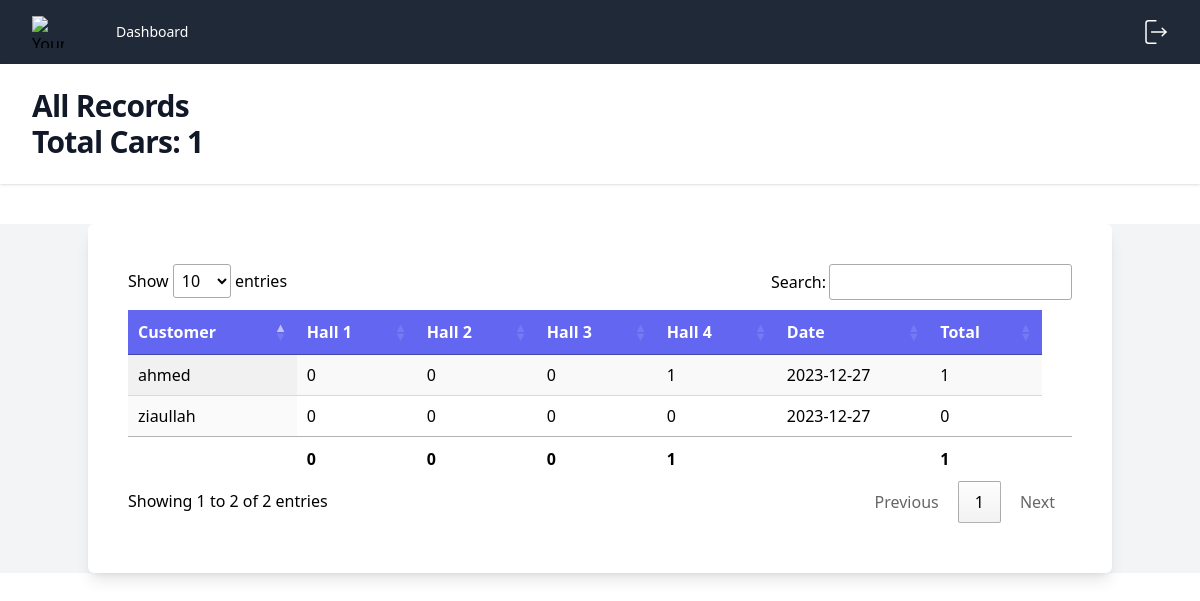
The app's page /records.php?date=2023-12-27 (signed in) with its own data.
### tables this page shows
CREATE TABLE `records_2` (
  `id` int(10) NOT NULL,
  `hall_1` int(10) NOT NULL DEFAULT 0,
  `hall_2` int(10) NOT NULL DEFAULT 0,
  `hall_3` int(10) NOT NULL DEFAULT 0,
  `hall_4` int(10) NOT NULL DEFAULT 0,
  `hall_5` int(10) NOT NULL DEFAULT 0,
  `hall_6` int(10) NOT NULL DEFAULT 0,
  `hall_7` int(10) NOT NULL DEFAULT 0,
  `hall_8` int(10) NOT NULL DEFAULT 0,
  `hall_9` int(10) NOT NULL DEFAULT 0,
  `hall_10` int(10) NOT NULL DEFAULT 0,
  `number_of_halls` int(20) NOT NULL,
  `customer_id` int(10) NOT NULL,
  `customer_name` varchar(250) NOT NULL,
  `date` date NOT NULL DEFAULT current_timestamp()
);

CREATE TABLE `customers` (
  `id` int(11) NOT NULL,
  `name` varchar(256) NOT NULL,
  `phone` varchar(256) NOT NULL,
  `timestamp` datetime NOT NULL DEFAULT current_timestamp()
);

### records.php (the view, shortened to what this page needs)
<?php
$no_records = false;
include 'partials/head.php';
$role = $_SESSION['role'];
include_once("./partials/db_connect.php");
$today_date = $_GET['date'];
$records = mysqli_query($conn, "SELECT * FROM records_2 WHERE date = '$today_date'");
$totalCars = 0;
$total = 0;
while ($car = mysqli_fetch_assoc($records)) {
    for ($i = 1; $i <= $car['number_of_halls']; $i++) {
        $total += $car['hall_' . $i];
    }
    $totalCars = $total;
}
?>
<link rel="stylesheet" href="https://cdn.datatables.net/1.13.7/css/jquery.dataTables.min.css">
<link rel="stylesheet" href="https://cdn.datatables.net/datetime/1.5.1/css/dataTables.dateTime.min.css">
<body>
    <?php include("./partials/header.php") ?>
    <main class="bg-gray-100">
        <div class="bg-white container shadow-lg rounded-md p-5 md:p-10 mx-auto mt-10">
            <div class="overflow-x-auto">
                <table id="example" class="display nowrap " style="width:100%">
                    <thead class="text-white bg-indigo-500">
                        <tr>
                            <?php mysqli_data_seek($records, 0); ?>
                            <th>Customer</th>
                            <?php
                            $num_halls = !$no_records ? mysqli_fetch_assoc($records)['number_of_halls'] : mysqli_fetch_assoc(mysqli_query($conn, "SELECT count FROM halls"))['count'];
                            for ($i = 1; $i <= $num_halls; $i++) {
                                echo '<th>Hall ' . $i . '</th>';
                            }
                            ?>
                            <th>Date</th>
                            <th>Total</th>
                            <?php
                            $today_date = date("Y-m-d");
                            ?>
                        </tr>
                    </thead>
                    <tbody>
                        <?php
                        mysqli_data_seek($records, 0);
                        if (!$no_records) {
                            while ($record = mysqli_fetch_assoc($records)) {
                                $total = 0;
                                for ($i = 1; $i <= $record['number_of_halls']; $i++) {
                                    $total +=  $record['hall_' . $i];
                                };
                                $customer_id = $record['customer_id'];
                                $customer = mysqli_fetch_assoc(mysqli_query($conn, "SELECT * FROM customers WHERE id='$customer_id'"));
                                if ($customer && isset($customer['name'])) {
                                    $customer_name = $customer['name'];
                                } else {
                                    $customer_name = $record['customer_name'];
                                } ?>
                                <tr id="<?php echo $record['id'] ?>" data-id="<?php echo $record['id'] ?>">
                                    <td>
                                        <span class="editSpan name"><?php echo $customer_name ?></span>
                                    </td>
                                    <?php
                                    for ($i = 1; $i <= $num_halls; $i++) {
                                        $hall = !$no_records ? $record['hall_' . $i] : 0;
                                        echo '<td>
                                                <input type="hidden" name="number_of_halls" class="editInput" value="' . $record['number_of_halls'] . '">
                                                <span class="editSpan hall_' . $i . '">' . $hall . '</span>
                                                <input class="editInput block w-full px-4 rounded-md border-0 py-1.5 text-gray-900 shadow-sm ring-1 ring-inset ring-gray-300 placeholder:text-gray-400 focus:ring-2 focus:ring-inset focus:ring-indigo-600 sm:text-sm sm:leading-6" type="number" name="hall_' . $i . '" id="hall_' . $i . '" required style="display: none" value="' . $hall . '">
                                                </td>';
                                    }
                                    if($role == 2 && $record['date'] >= $today_date) {
                                        echo '<td>
                                        <span class="editSpan date">' . $record['date'] . '</span>
                                        <input class="editInput px-4 block w-full rounded-md border-0 py-1.5 text-gray-900 shadow-sm ring-1 ring-inset ring-gray-300 placeholder:text-gray-400 focus:ring-2 focus:ring-inset focus:ring-indigo-600 sm:text-sm sm:leading-6" type="date" style="display: none" value="' . $record['date'] . '" disabled id="edit_date">
                                        <input type="hidden" class="editInput" name="edit_date" value="' . $record['date'] . '">
                                        </td>';
                                    } else {
                                    echo '<td>
                                    <span class="editSpan date">' . $record['date'] . '</span>
                                    <input class="editInput px-4 block w-full rounded-md border-0 py-1.5 text-gray-900 shadow-sm ring-1 ring-inset ring-gray-300 placeholder:text-gray-400 focus:ring-2 focus:ring-inset focus:ring-indigo-600 sm:text-sm sm:leading-6" type="date" name="edit_date" id="edit_date" required value="' . $record['date'] . '" style="display: none">
                                    </td>';
                                };
                                    echo '<td>' . $total . '</td>';
                                }
                            }
                            ?>
                    </tbody>
                    <tfoot>
                        <tr>
                            <th></th>
                            <?php
                            $today_date = $_GET['date'];
                            $totalInHalls = array();
                            for ($i = 1; $i <= $num_halls; $i++) {
                                $result = mysqli_query($conn, "SELECT * FROM records_2 WHERE date = '$today_date'");
                                $totalInHalls['hall_' . $i] = 0;
                                while ($row = mysqli_fetch_assoc($result)) {
                                    $totalInHalls['hall_' . $i] += $row['hall_' . $i];
                                }
                            }
                            for ($i = 1; $i <= $num_halls; $i++) {
                                echo '<th>' . $totalInHalls['hall_' . $i] . '</th>';
                            }
                            ?>
                            <th></th>
                            <th><?php echo $totalCars; ?></th>
                            <th></th>
                        </tr>
                    </tfoot>
                </table>
            </div>
        </div>
    </main>
</body>

### records on screen
records_2: customer.name "ziaullah", hall_1 "0", hall_2 "0", hall_3 "0", hall_4 "0", date "2023-12-27", total "0"
records_2: customer.name "ahmed", hall_1 "0", hall_2 "0", hall_3 "0", hall_4 "1", date "2023-12-27", total "1"

### other values on screen
$page_title "All Records"
$totalCars "1"
